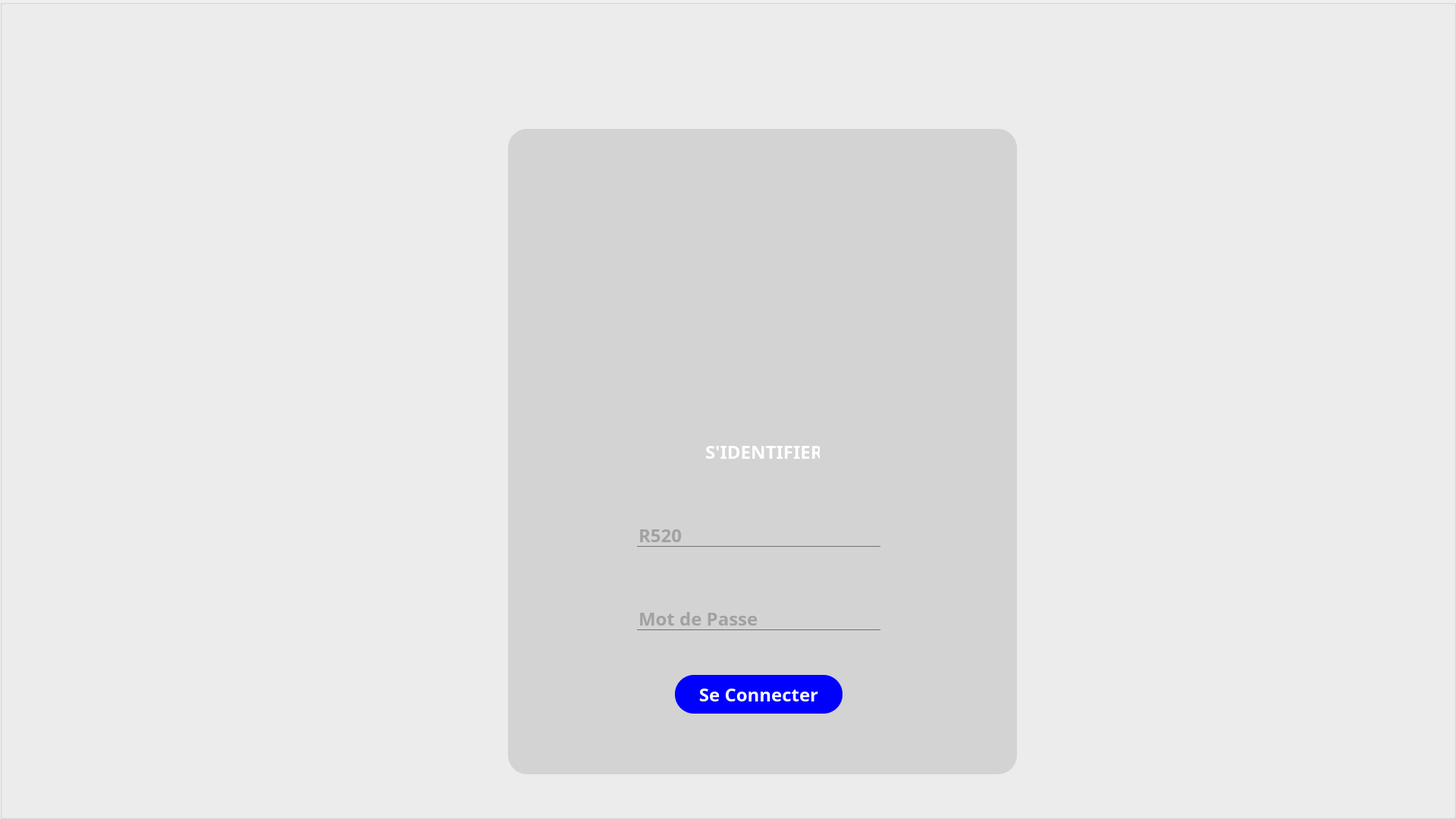
<?xml version="1.0" encoding="UTF-8"?>
<ui version="4.0">
 <class>MainWindow</class>
 <widget class="QMainWindow" name="MainWindow">
  <property name="enabled">
   <bool>true</bool>
  </property>
  <property name="geometry">
   <rect>
    <x>0</x>
    <y>0</y>
    <width>1920</width>
    <height>1080</height>
   </rect>
  </property>
  <property name="windowTitle">
   <string>MainWindow</string>
  </property>
  <property name="styleSheet">
   <string notr="true">*{
	font-family:Century gothic;
	font-size:10px;
	font-weight: bold; 
}
QPushButton{
	border-radius:15px;
	background:blue;
	color:white;
}

QPushButton:hover{
	border-radius:15px;
	background:#49ebff;
	color:#333;
}
</string>
  </property>
  <widget class="QWidget" name="centralwidget">
   <property name="styleSheet">
    <string notr="true"/>
   </property>
   <widget class="QGroupBox" name="groupBox">
    <property name="geometry">
     <rect>
      <x>0</x>
      <y>0</y>
      <width>1920</width>
      <height>1080</height>
     </rect>
    </property>
    <property name="styleSheet">
     <string notr="true">
*{
	font-family:Century gothic;
	font-size:24px;
}
QFrame{
border-radius:10px;
}
QPushButton{
	border-radius:50px;
	background:blue;
}
QToolButton{
	border-radius:50px;
	background:blue;

}

QLabel{
	color:white;
}

QLineEdit{
	background:transparent;
	border:none;
	color:#717072;
	border-bottom:1px solid #717072;
}
#groupBox{
background:url(:/images/bg.jpg);
}</string>
    </property>
    <property name="title">
     <string/>
    </property>
    <widget class="QWidget" name="widget" native="true">
     <property name="geometry">
      <rect>
       <x>670</x>
       <y>170</y>
       <width>671</width>
       <height>851</height>
      </rect>
     </property>
     <property name="styleSheet">
      <string notr="true">background:#D3D3D3;
border-radius:25px;</string>
     </property>
     <widget class="QLabel" name="label">
      <property name="geometry">
       <rect>
        <x>260</x>
        <y>400</y>
        <width>151</width>
        <height>51</height>
       </rect>
      </property>
      <property name="text">
       <string>S'IDENTIFIER</string>
      </property>
     </widget>
     <widget class="QPushButton" name="login_button">
      <property name="geometry">
       <rect>
        <x>220</x>
        <y>720</y>
        <width>221</width>
        <height>51</height>
       </rect>
      </property>
      <property name="styleSheet">
       <string notr="true">QPushButton{
	border-radius:25px;
	background:blue;
	color:white;
}

QPushButton:hover{
	border-radius:25px;
	background:#49ebff;
	color:#333;
}

</string>
      </property>
      <property name="text">
       <string>Se Connecter</string>
      </property>
     </widget>
     <widget class="QLineEdit" name="username_input">
      <property name="geometry">
       <rect>
        <x>170</x>
        <y>520</y>
        <width>321</width>
        <height>31</height>
       </rect>
      </property>
      <property name="text">
       <string/>
      </property>
      <property name="placeholderText">
       <string>R520</string>
      </property>
     </widget>
     <widget class="QLineEdit" name="password_input">
      <property name="geometry">
       <rect>
        <x>170</x>
        <y>630</y>
        <width>321</width>
        <height>31</height>
       </rect>
      </property>
      <property name="text">
       <string/>
      </property>
      <property name="echoMode">
       <enum>QLineEdit::EchoMode::Password</enum>
      </property>
      <property name="placeholderText">
       <string>Mot de Passe</string>
      </property>
     </widget>
     <widget class="QGraphicsView" name="logo">
      <property name="geometry">
       <rect>
        <x>210</x>
        <y>20</y>
        <width>256</width>
        <height>361</height>
       </rect>
      </property>
     </widget>
    </widget>
   </widget>
  </widget>
 </widget>
 <resources/>
 <connections/>
</ui>
